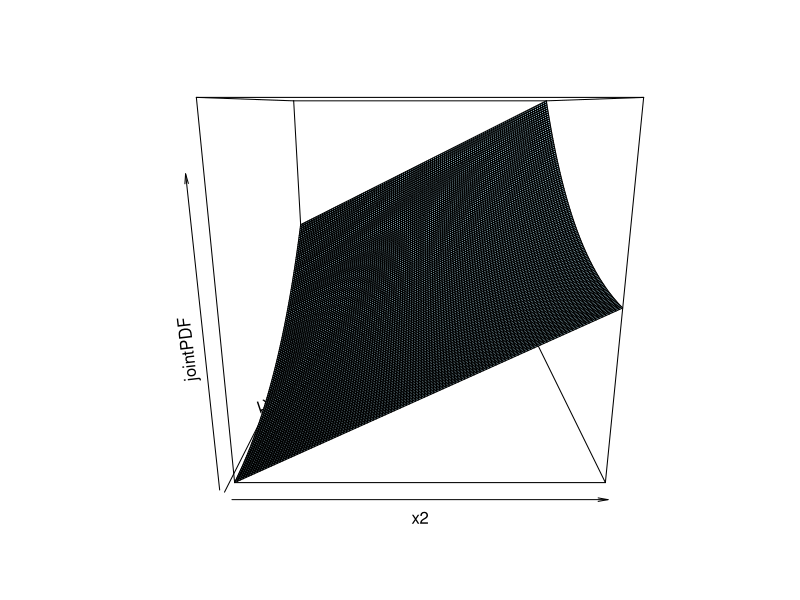
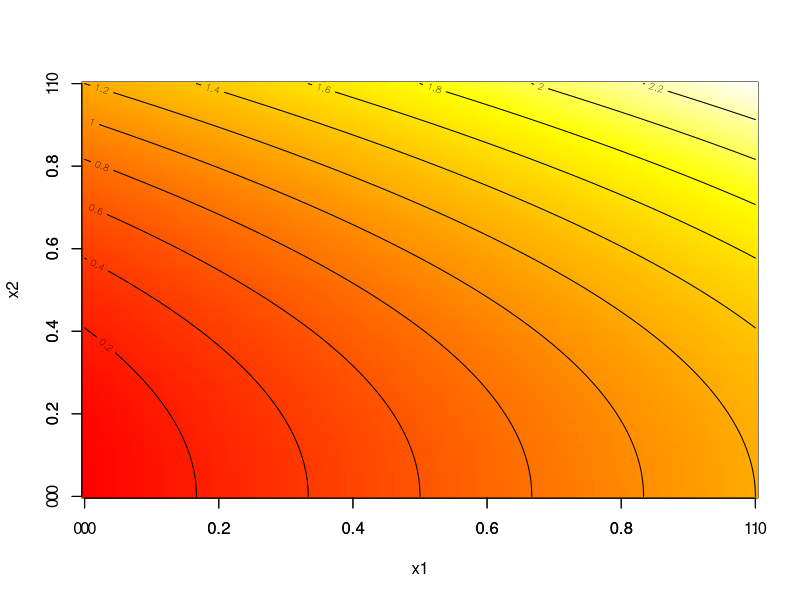

Here is the R script that generated these plots, in order:

# Question 1 - plotting the joint pdf using R. 
N <- 128
x1 <- x2 <- seq(0, 1, length=N)
const <- 6/5

var.grid <- expand.grid("x1" =x1, "x2"=x2)# create grid of bivarate rvs
X1 <- var.grid$x1
X2 <- var.grid$x2

# Joint pdf formula f(x,y) = c(x + y^2) for 0 <= X <= 1, 0 <= Y <= 1
jointPDF <- const * (X1 + X2^2)
jointPDF <- matrix(jointPDF, ncol=N, nrow=N)
jointPDF # typecast as matrix. 

x11()
persp(z=jointPDF, y=x1, x=x2, col="lightblue") # perspective plot

x11()
image(jointPDF, xlab="x1", ylab="x2", col=heat.colors(256))
# image view
axis(side=1, at = seq(0,1,by=0.2), labels=seq(0,1,length=6))
axis(side=2, at = seq(0,1,by=0.2), labels=seq(0,1,length=6))
contour(jointPDF, nlevels=10, add=TRUE)


# Question 2 - find P(0 <+ X1 <= 0.5, 0 <= Y <= 0.5) using a Riemann summ. 

indices <- which(X1 <= 0.5 & X2 <= 0.5)
head(indices, 20)
regionOfInterest <- jointPDF[indices] # extract the joint pdf values where X1 <= 0.5
# and where X2 <= 0.5
regionOfInterest
prob <- sum(regionOfInterest * (1/N^2)) # calculate probability using a riemann sum. 
prob
